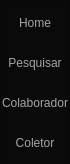
        <widget class="QFrame" name="frame_left_menu">
         <property name="minimumSize">
          <size>
           <width>70</width>
           <height>0</height>
          </size>
         </property>
         <property name="maximumSize">
          <size>
           <width>70</width>
           <height>16777215</height>
          </size>
         </property>
         <property name="styleSheet">
          <string notr="true">background-color: rgb(10, 10, 10);</string>
         </property>
         <property name="frameShape">
          <enum>QFrame::StyledPanel</enum>
         </property>
         <property name="frameShadow">
          <enum>QFrame::Raised</enum>
         </property>
         <layout class="QVBoxLayout" name="verticalLayout_3">
          <property name="spacing">
           <number>6</number>
          </property>
          <property name="leftMargin">
           <number>0</number>
          </property>
          <property name="topMargin">
           <number>2</number>
          </property>
          <property name="rightMargin">
           <number>0</number>
          </property>
          <property name="bottomMargin">
           <number>0</number>
          </property>
          <item alignment="Qt::AlignTop">
           <widget class="QFrame" name="frame_top_menus">
            <property name="frameShape">
             <enum>QFrame::NoFrame</enum>
            </property>
            <property name="frameShadow">
             <enum>QFrame::Raised</enum>
            </property>
            <layout class="QVBoxLayout" name="verticalLayout_4">
             <property name="spacing">
              <number>0</number>
             </property>
             <property name="leftMargin">
              <number>0</number>
             </property>
             <property name="topMargin">
              <number>0</number>
             </property>
             <property name="rightMargin">
              <number>0</number>
             </property>
             <property name="bottomMargin">
              <number>0</number>
             </property>
             <item>
              <widget class="QPushButton" name="btn_page_1">
               <property name="minimumSize">
                <size>
                 <width>0</width>
                 <height>40</height>
                </size>
               </property>
               <property name="cursor">
                <cursorShape>PointingHandCursor</cursorShape>
               </property>
               <property name="styleSheet">
                <string notr="true">QPushButton {
	color: rgb(165, 165, 165);
	background-color: rgb(10, 10, 10);
	border: 0px solid;
}
QPushButton:hover {
	background-color: rgb(148, 0, 211);
color: rgb(255, 255, 255);


}</string>
               </property>
               <property name="text">
                <string>Home</string>
               </property>
              </widget>
             </item>
             <item>
              <widget class="QPushButton" name="btn_page_2">
               <property name="minimumSize">
                <size>
                 <width>0</width>
                 <height>40</height>
                </size>
               </property>
               <property name="cursor">
                <cursorShape>PointingHandCursor</cursorShape>
               </property>
               <property name="styleSheet">
                <string notr="true">QPushButton {
	color: rgb(165, 165, 165);
	background-color: rgb(10, 10, 10);
	border: 0px solid;
}
QPushButton:hover {
	background-color: rgb(148, 0, 211);
color: rgb(255, 255, 255);


}</string>
               </property>
               <property name="text">
                <string>Pesquisar</string>
               </property>
              </widget>
             </item>
             <item>
              <widget class="QPushButton" name="btn_page_3">
               <property name="minimumSize">
                <size>
                 <width>0</width>
                 <height>40</height>
                </size>
               </property>
               <property name="cursor">
                <cursorShape>PointingHandCursor</cursorShape>
               </property>
               <property name="styleSheet">
                <string notr="true">QPushButton {
	color: rgb(165, 165, 165);
	background-color: rgb(10, 10, 10);
	border: 0px solid;
}
QPushButton:hover {
	background-color: rgb(148, 0, 211);
color: rgb(255, 255, 255);


}</string>
               </property>
               <property name="text">
                <string>Colaborador</string>
               </property>
              </widget>
             </item>
             <item>
              <widget class="QPushButton" name="btn_page_4">
               <property name="minimumSize">
                <size>
                 <width>0</width>
                 <height>40</height>
                </size>
               </property>
               <property name="sizeIncrement">
                <size>
                 <width>0</width>
                 <height>0</height>
                </size>
               </property>
               <property name="baseSize">
                <size>
                 <width>0</width>
                 <height>0</height>
                </size>
               </property>
               <property name="cursor">
                <cursorShape>PointingHandCursor</cursorShape>
               </property>
               <property name="styleSheet">
                <string notr="true">QPushButton {
	color: rgb(165, 165, 165);
	background-color: rgb(10, 10, 10);
	border: 0px solid;
}
QPushButton:hover {
	background-color: rgb(148, 0, 211);
color: rgb(255, 255, 255);


}</string>
               </property>
               <property name="text">
                <string>Coletor</string>
               </property>
              </widget>
             </item>
            </layout>
           </widget>
          </item>
         </layout>
        </widget>
